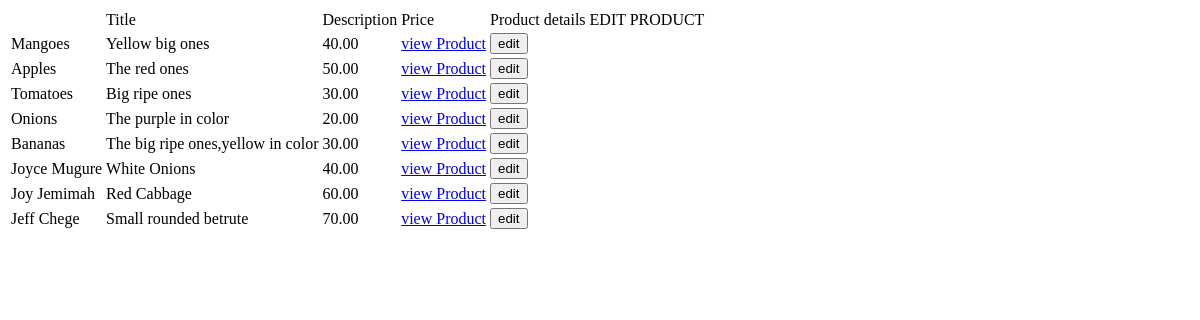
Page /inventory/products/list on the earlier database version.
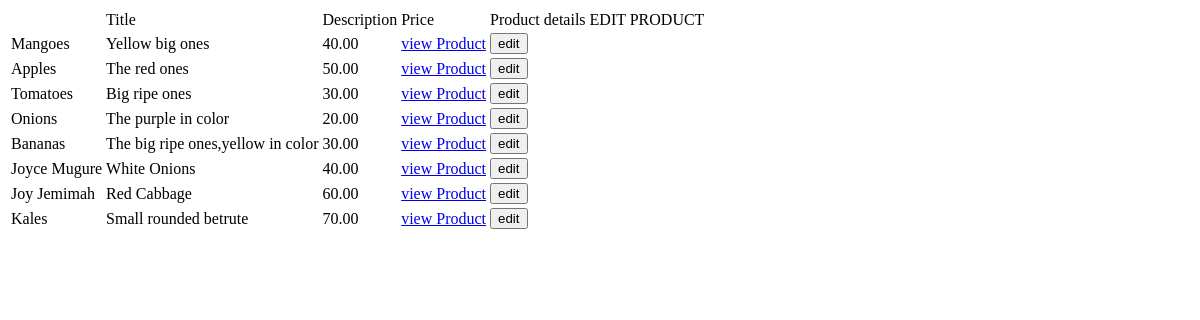
Same page on the later database version.
### inventory/models.py (models this page shows, shortened)
class Product(models.Model):
    vendor = models.ForeignKey(Vendor,on_delete=models.CASCADE)
    name = models.CharField(max_length=48)
    description = models.TextField()
    image = models.ImageField(upload_to="images")
    price = models.DecimalField(max_digits=6,decimal_places=2)
    stock = models.PositiveIntegerField()

### inventory/views.py (the view)
# urls.py: path("products/list",product_list,name="products_list_view"),
def product_list(request):
    products = Product.objects.all()
    return render(request,"inventory/products_list.html",{"products":products})

### templates/inventory/products_list.html (shortened to what this page needs)
<!DOCTYPE html>
<html lang="en">
<head>
    <link rel="stylesheet" href="">
</head>
<body>
    <table>
        <th>
            <td>Title</td>
            <td>Description</td>
            <td>Price</td>
            <td>Product details</td>
            <td>EDIT PRODUCT</td>
        </th>
        <tr>
        {% for product in products %}
        <td>{{product.name}}</td>
        <td>{{product.description}}</td>
        <td>{{product.price}}</td>
        <td><a href="{% url 'product_detail_view' id=product.id %}">view Product</a></td>
        <td><a href="{% url 'product_edit_view' id=product.id %}"><button>edit</button> </a></td>
    </tr>
    {% endfor %}
    </table>
</body>
</html>

Differences in the rows shown:
changed Product "Small rounded betrute": name "Jeff Chege" → "Kales"
